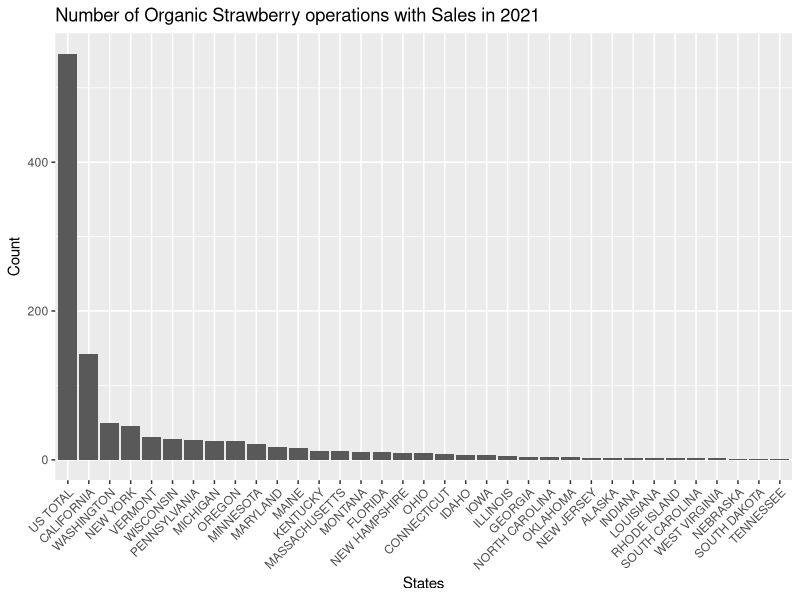
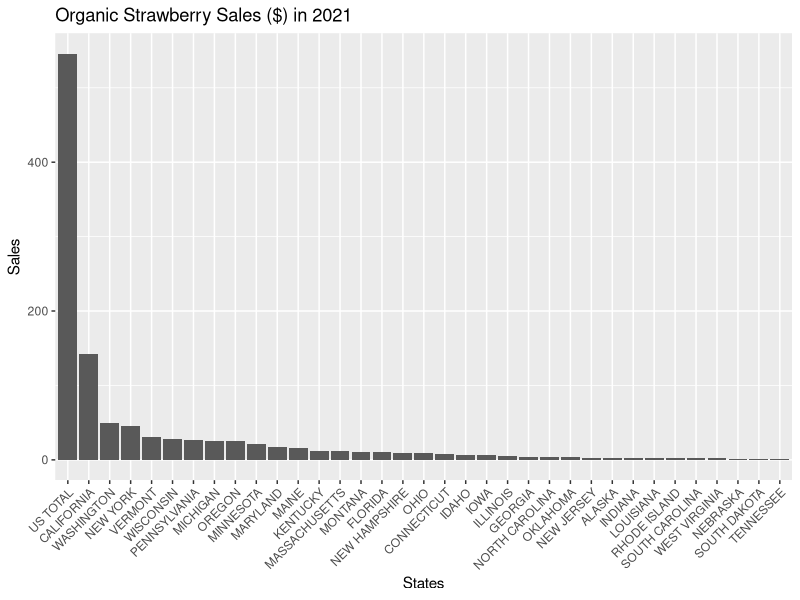

Recreate these plots in R, in order.
## ---- chunk 1
#| label: load libraries
#| warning: false
#| message: false

library(knitr)  
library(kableExtra)
library(tidyverse)
library(stringr)
## ---- chunk 2
#| label: read data - glimpse 

strawberry <- read_csv("strawberries25_v3.csv", col_names = TRUE)

glimpse(strawberry)
## ---- chunk 3

## is every line associated with a state?

state_all <- strawberry |> distinct(State)

state_all1 <- strawberry |> group_by(State) |> count()

## every row is associated with a state

sum(state_all1$n) == dim(strawberry)[1]


## to get an idea of the data -- looking at california only

calif_census <- strawberry |> filter((State=="CALIFORNIA") & (Program=="CENSUS"))

calif_census <- calif_census |> select(Year, `Data Item`, Value)

### 

calif_survey <- strawberry |> filter((State=="CALIFORNIA") & (Program=="SURVEY"))

calif_survey <- strawberry |> select(Year, Period, `Data Item`, Value)



## ---- chunk 4
#|label: drop 1-item columns

drop_one_value_col <- function(df){
drop <- NULL
for(i in 1:dim(df)[2]){
if((df |> distinct(df[,i]) |> count()) == 1){
drop = c(drop, i)
} }

if(is.null(drop)){return("none")}else{

   print("Columns dropped:")
   print(colnames(df)[drop])
   strawberry <- df[, -1*drop]
   }
}


## use the function

strawberry <- drop_one_value_col(strawberry)

drop_one_value_col(strawberry)

## ---- chunk 5
#|label: split Data Item

  strawberry <- strawberry |>
  separate_wider_delim(  cols = `Data Item`,
                         delim = ",",
                         names = c("Fruit",
                                 "Category",
                                 "Item",
                                 "Metric"),
                         too_many = "error",
                         too_few = "align_start"
                       )

## Use too_many and too_few to set up the separation operation.

## ---- chunk 6
#|label: fix the leading space

 # note
strawberry$Category[1]
# strawberry$Item[2]
# strawberry$Metric[6]
# strawberry$Domain[1]
## 
## trim white space 

strawberry$Category <- str_trim(strawberry$Category, side = "both")
strawberry$Item <- str_trim(strawberry$Item, side = "both")
strawberry$Metric <- str_trim(strawberry$Metric, side = "both")

## ---- chunk 7

unique(strawberry$Fruit)

## generate a list of rows with the production and price information

spr <- which((strawberry$Fruit=="STRAWBERRIES - PRODUCTION") | (strawberry$Fruit=="STRAWBERRIES - PRICE RECEIVED"))


strw_prod_price <- strawberry |> slice(spr)


## this has the census data, too

strw_chem <- strawberry |> slice(-1*spr)  ## too soon


  
## ---- chunk 8
#|label: split srawberry into census and survey pieces

strw_b_sales <- strawberry |> filter(Program == "CENSUS")

strw_b_chem <- strawberry |> filter(Program == "SURVEY")

nrow(strawberry) == (nrow(strw_b_chem) + nrow(strw_b_sales))

## Move marketing-related rows in strw_b_chem 
## to strw_b_sales




## ---- chunk 9
#|label: plot 1

plot1_data <- strawberry |> 
  select(c(Year, State, Category, Value)) |> 
  filter((Year == 2021) & (Category == "ORGANIC - OPERATIONS WITH SALES"))

plot1_data$Value <- as.numeric(plot1_data$Value)

plot1_data <- plot1_data |> arrange(desc(Value))

ggplot(plot1_data, aes(x=reorder(State, -Value), y=Value)) + 
  geom_bar(stat = "identity") + 
  theme(axis.text.x=element_text(angle=45,hjust=1)) +
  labs(x = "States", y = "Count",
title ="Number of Organic Strawberry operations with Sales in 2021")


## ---- chunk 10
## plot 2

plot2_data <- strawberry |> 
  select(c(Year, State, Category, Item, Value)) |> 
  filter((Year == 2021) & 
           (Category == "ORGANIC - SALES") & 
           (Item == "MEASURED IN $") & 
           (Value != "(D)"))


plot2_data$Value <- as.numeric(gsub(",", "", plot2_data$Value))

plot2_data <- plot1_data |> arrange(desc(Value))

ggplot(plot2_data, aes(x=reorder(State, -Value), y=Value)) + 
  geom_bar(stat = "identity") + 
  theme(axis.text.x=element_text(angle=45,hjust=1)) +
  labs(x = "States", y = "Sales",
title ="Organic Strawberry Sales ($) in 2021")


## ---- chunk 11

cc <- strawberry |> distinct(Category)

cca <- strawberry |> 
       distinct(Domain)

## Split domain into two columns "type" and "subtype"
  strawberry <- strawberry |>
  separate_wider_delim(  cols = Domain,
                         delim = ",",
                         names = c("type",
                                 "subtype"),
                         too_many = "error",
                         too_few = "align_start"
                       )
         
## check the result
    
  ctype <- strawberry |> distinct(type)

  
  csubtype <- strawberry |> distinct(subtype)
  
## 
  
  
  
##  
  
  yr <- strawberry |> distinct(Year)
  

## ---- chunk 12
## columns need descriptive names

doc_cat <- strawberry |> distinct(`Domain Category`)

strawberry <- strawberry |>
  separate_wider_delim(  cols = `Domain Category`,
                         delim = ",",
                         names = c("type1",
                                 "detail1",
                                 "detail2",
                                 "datail3"),
                         too_many = "error",
                         too_few = "align_start"
                       )

## ---- chunk 13
## columns need descriptive names

strawberry <- strawberry |>
  separate_wider_delim(  cols = type1,
                         delim = ":",
                         names = c("type1a",
                                 "type1b"),
                         too_many = "error",
                         too_few = "align_start"
                       )


## ---- chunk 14

# dat1 <- strawberry |> filter(type=="CHEMICAL")
# 
# dat2 <- strawberry |> filter(strawberry$type!=strawberry$type1a)
# 
#  
# data_f21 <- strawberry |> 
#   filter((subtype == " FUNGICIDE") & (State == "CALIFORNIA") & (Year == "2021")  )
# 
# data_f20 <- strawberry |> 
#   filter((subtype == " FUNGICIDE") & (State == "CALIFORNIA") & (Year == "2020")  )
# 
# data_f19 <- strawberry |> 
#   filter((subtype == " FUNGICIDE") & (State == "CALIFORNIA") & (Year == "2019")  )
# 
# data_f18 <- strawberry |> 
#   filter((subtype == " FUNGICIDE") & (State == "CALIFORNIA") & (Year == "2018")  )
# 
# data_f17 <- strawberry |> 
#   filter((subtype == " FUNGICIDE") & (State == "CALIFORNIA") & (Year == "2017")  )
# 



## ---- chunk 15
## columns need descriptive names

strawberry <- strawberry |>
  separate_wider_delim(  cols = detail1,
                         delim = ":",
                         names = c("detail1a",
                                 "detail1b"),
                         too_many = "error",
                         too_few = "align_start"
                       )



strawberry$detail1b <- strawberry$detail1b |> 
  str_trim(side = "both") |> 
     str_sub(start = 2, end = -2)


aa <- strawberry$detail1b

aa <- na.omit(aa)


group1 <- c("captafol", "ethylene dibromide", 
            "glyphosate","malathion", "diazinon", 
            "dichlorophenyltrichloroethane", "DDT")
